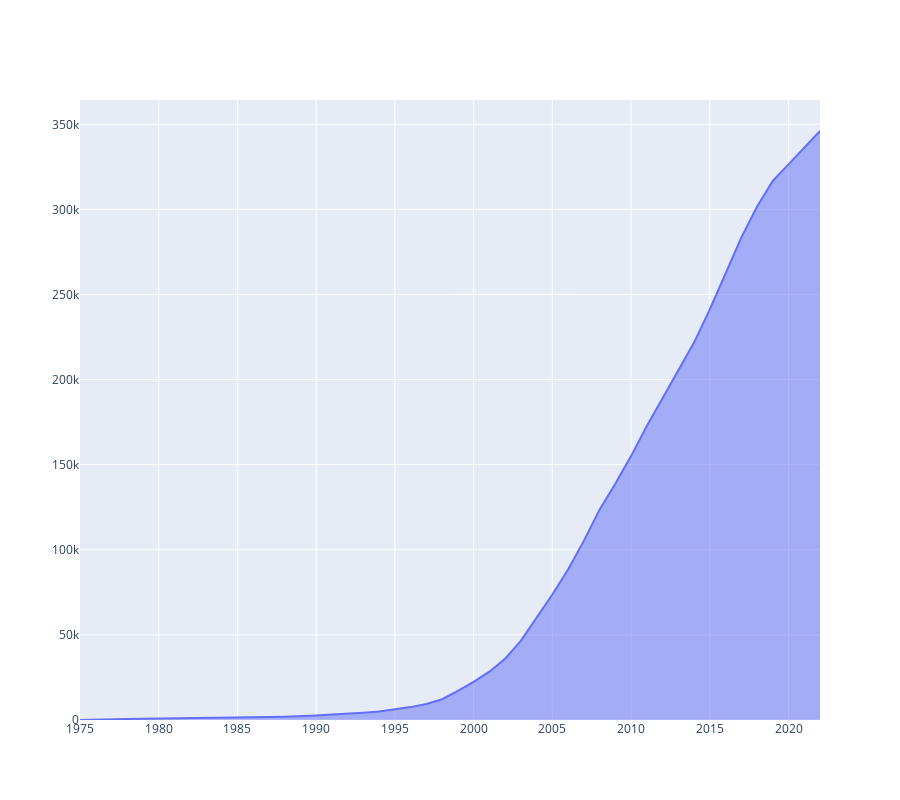

Notebook code for this chart:
### Code cell
import plotly.graph_objects as go

cumulative_counts = []
cumulative_count = 0
for year, count in list(years.items())[::-1]:
    cumulative_count += count
    cumulative_counts.append(cumulative_count)



# Reverse the order of years

# Create the stacked area chart
fig = go.Figure(data=[go.Scatter(x=list(years.keys())[::-1], y=cumulative_counts, mode='lines', stackgroup='one')])

# Customize the chart layout
fig.update_layout(
    title='',
)
fig.update_layout(dict( height=800))

# Show the stacked area chart
pyo.iplot(fig)

### Figure 1 — Plotly figure (JSON) as saved in the notebook; plotly's stock layout.template omitted (floating-point values rounded to 4 significant figures)
{"data": [{"mode": "lines", "stackgroup": "one", "type": "scatter", "x": [1975, 1976, 1977, 1978, 1979, 1980, 1981, 1982, 1983, 1984, 1985, 1986, 1987, 1988, 1989, 1990, 1991, 1992, 1993, 1994, 1995, 1996, 1997, 1998, 1999, 2000, 2001, 2002, 2003, 2004, 2005, 2006, 2007, 2008, 2009, 2010, 2011, 2012, 2013, 2014, 2015, 2016, 2017, 2018, 2019, 2020, 2021, 2022], "y": [51, 373, 533, 634, 747, 826, 918, 1010, 1098, 1222, 1364, 1500, 1723, 1960, 2223, 2710, 3259, 3658, 4302, 4982, 6107, 7574, 9383, 12213, 17057, 22352, 28396, 35993, 46473, 59742, 73708, 88456, 105232, 123592, 138799, 155064, 172754, 189000, 204979, 221741, 241189, 262027, 283409, 301583, 316711, 326452, 336000, 346077]}], "layout": {"height": 800, "title": {"text": ""}}}
